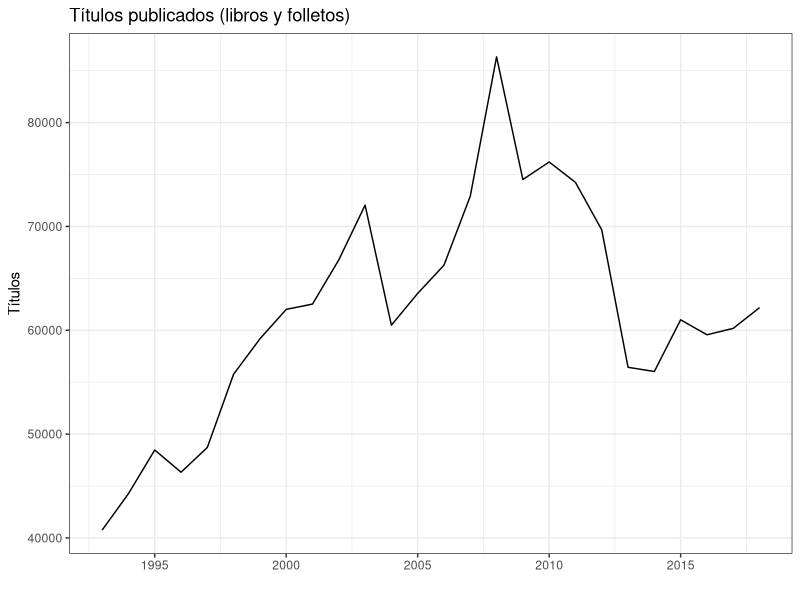
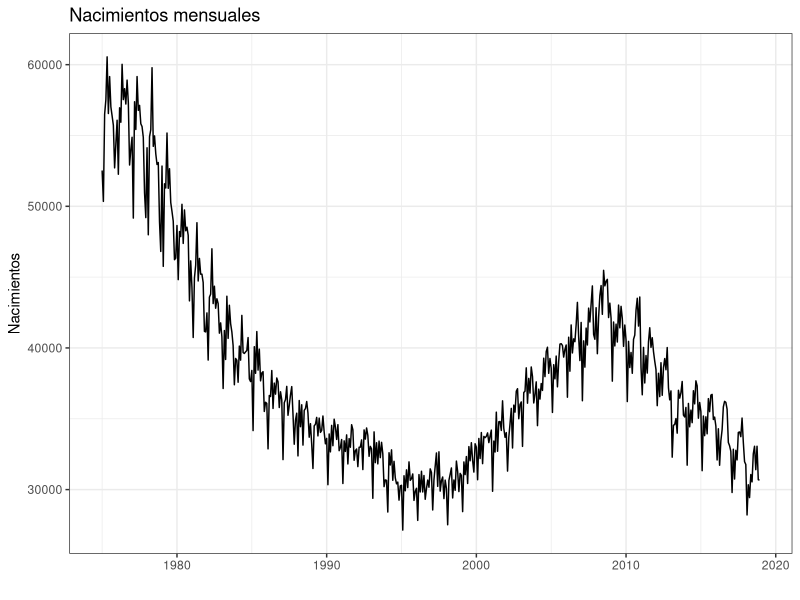
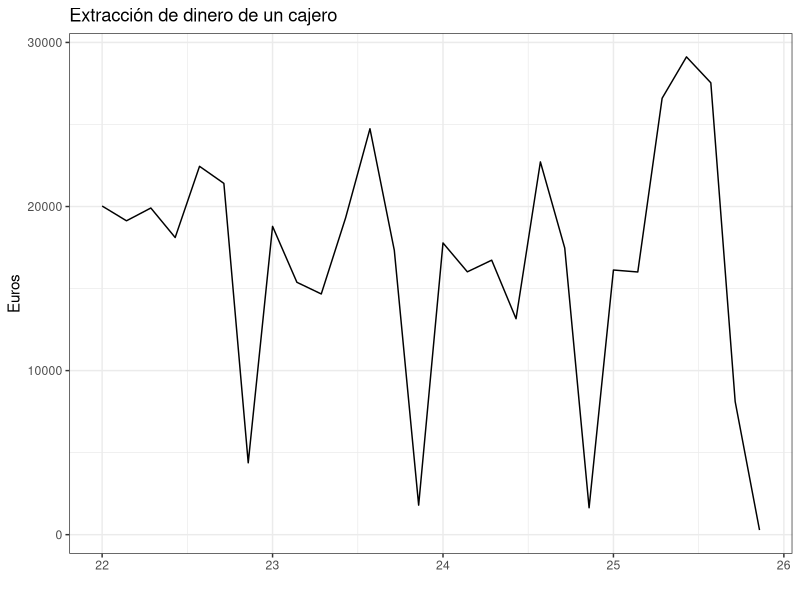
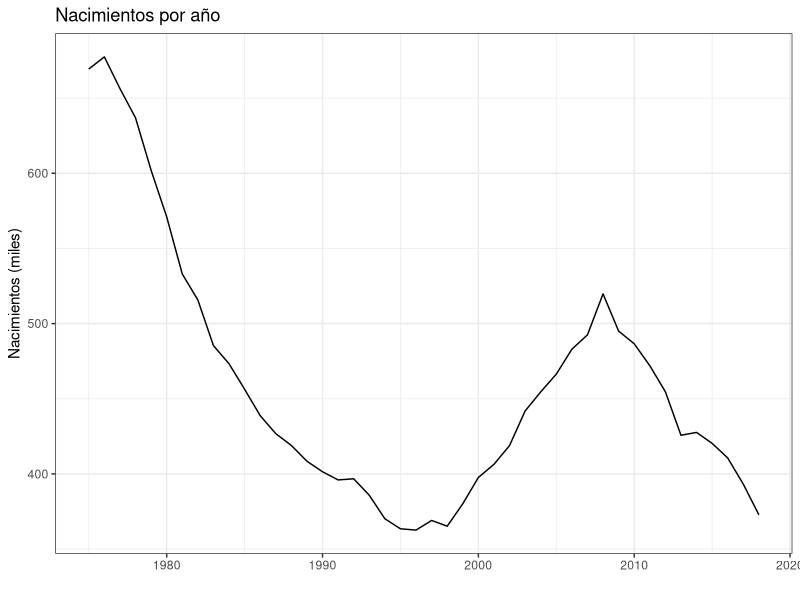
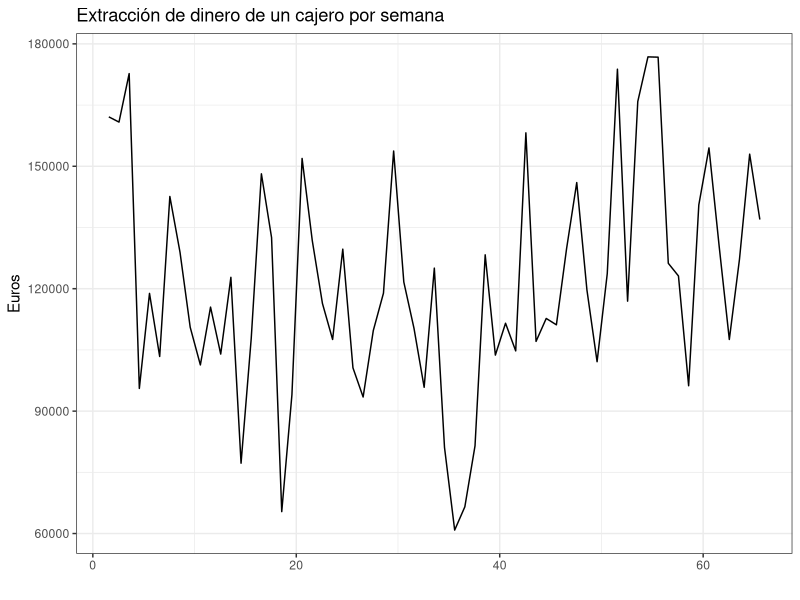
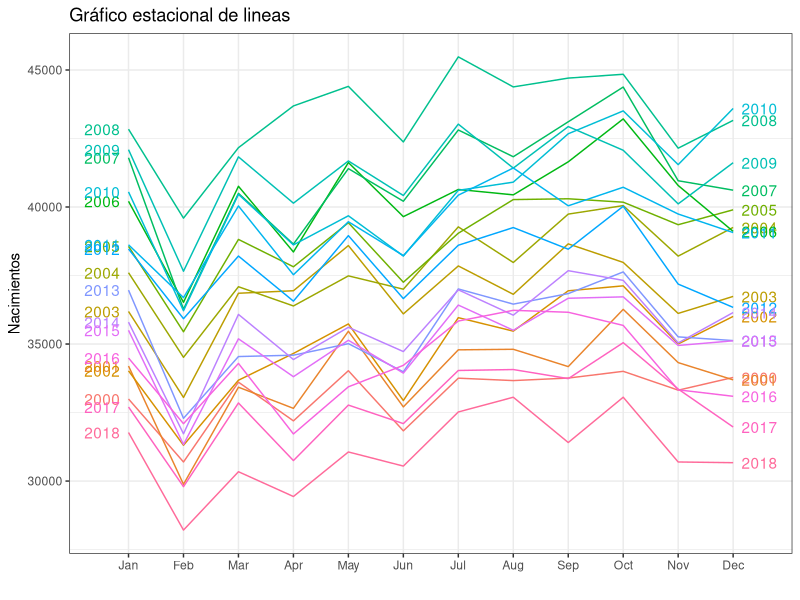
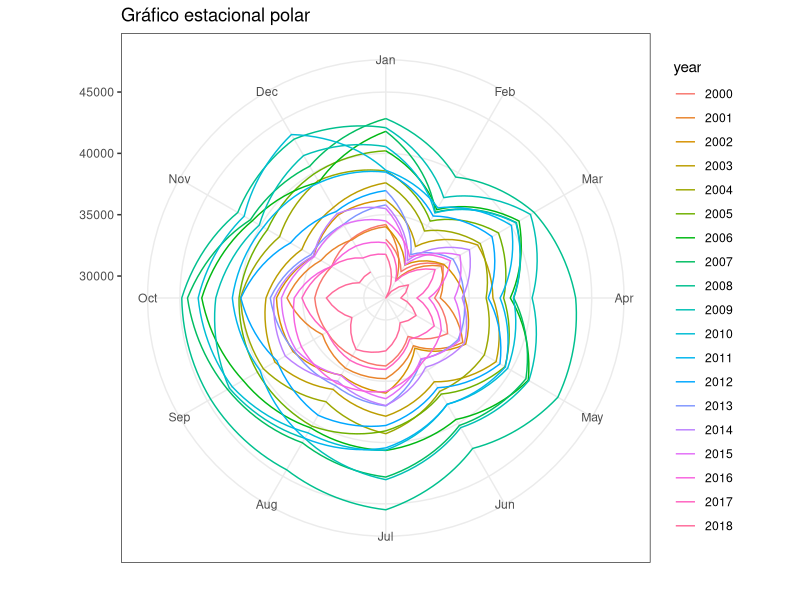
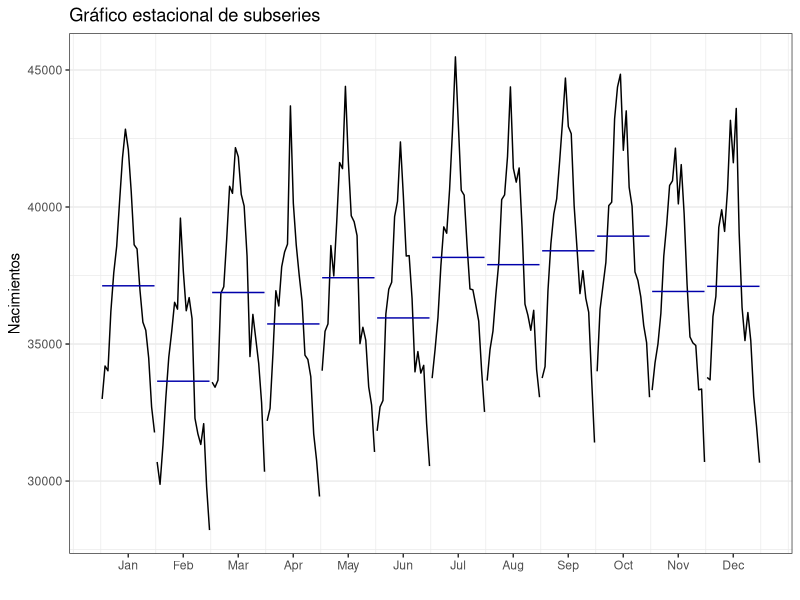

Recreate these plots in R, in order.
#----------------------------------------------------------
# CODIGO TEMA 2
#----------------------------------------------------------
#
#
#
#----------------------------------------------------------
# Librerias
library(forecast)
library(ggplot2); theme_set(theme_bw())
#----------------------------------------------------------
#
#
#
#----------------------------------------------------------
# Importamos series
#----------------------------------------------------------
# Libros
libros <- read.csv2("./series/libros.csv", 
                    header = TRUE)

libros <- ts(libros[, 2], 
             start = 1993, 
             frequency  = 1)

autoplot(libros,
         xlab = "",
         ylab = "Títulos",
         main = "Títulos publicados (libros y folletos)")

# Nacimientos
nacimientos <- read.csv2("./series/nacimientos.csv", 
                         header = TRUE)
nacimientos <- ts(nacimientos[, 2],
                  start = c(1975, 1),
                  frequency = 12)

autoplot(nacimientos,
         xlab = "",
         ylab = "Nacimientos",
         main = "Nacimientos mensuales")

start(nacimientos)
end(nacimientos)
frequency(nacimientos)
time(nacimientos)
cycle(nacimientos)

# Sucursal
sucursal <- read.table("./series/sucursal.csv", 
                       header = TRUE)

sucursal <- ts(sucursal, 
               start = c(1, 5), 
               freq = 7)

sucursalb <- window(sucursal, start = c(22, 1), end = c(25, 7))

autoplot(sucursalb,
         xlab = "",
         ylab = "Euros",
         main = "Extracción de dinero de un cajero") + 
  scale_x_continuous(breaks= 22:26, labels = 22:26) 
#----------------------------------------------------------
#
#
#
#----------------------------------------------------------
# Tendencia
#----------------------------------------------------------
# Extracción de la tendencia
nacimientosAnual <- aggregate(nacimientos, FUN = sum)

autoplot(nacimientosAnual/1000,
         xlab = "",
         ylab = "Nacimientos (miles)",
         main = "Nacimientos por año")

sucursalAnual <- aggregate(sucursal,FUN = sum)

autoplot(sucursalAnual,
         xlab = "",
         ylab = "Euros",
         main = "Extracción de dinero de un cajero por semana")
#----------------------------------------------------------
#
#
#
#----------------------------------------------------------
# Estacionalidad
#----------------------------------------------------------
# Graficas
nacimientosb <- window(nacimientos, start = 2000)

ggseasonplot(nacimientosb, 
             year.labels=TRUE, 
             year.labels.left=TRUE,
             xlab = "",
             ylab = "Nacimientos",
             main = "Gráfico estacional de lineas")

ggseasonplot(nacimientosb, polar=TRUE,
             xlab = "",
             ylab = "",
             main = "Gráfico estacional polar")

ggsubseriesplot(nacimientosb) +
  ylab("Nacimientos") +
  xlab("") +
  ggtitle("Gráfico estacional de subseries")

# Componente numerica
componenteEstacional <- tapply(nacimientosb/mean(nacimientosb), 
                               cycle(nacimientosb), 
                               FUN = mean)
componenteEstacional
#----------------------------------------------------------
#
#
#
#----------------------------------------------------------
# Descomposición por medias móviles
#----------------------------------------------------------
#Esquema aditivo
nacDesAdi <- decompose(nacimientos, 
                       type = "addi")

autoplot(nacDesAdi,
         xlab = "",
         main = "Descomposición aditiva de Nacimientos por medias móviles")

summary(nacimientos - trendcycle(nacDesAdi) - seasonal(nacDesAdi) - remainder(nacDesAdi))

autoplot(nacimientos, series="Nacimientos",
         xlab = "",
         ylab = "Nacimientos",
         main = "Nacimientos en España: serie y tendencia") +
  autolayer(trendcycle(nacDesAdi), series="Tendencia") +
  scale_colour_manual(values=c("Nacimientos"="black","Tendencia"="red"),
                      breaks=c("Nacimientos","Tendencia"))

nacDesAdi$figure
sum(nacDesAdi$figure)

ggplot() +
  geom_line(aes(x = 1:12, y = nacDesAdi$figure)) + 
  geom_hline(yintercept = 0, colour = "blue", lty = 2) +
  ggtitle("Componente estacional de Nacimientos (esquema aditivo)") +
  xlab("") +
  ylab("Componente estacional") +
  scale_x_continuous(breaks= 1:12, 
                     labels = c("Ene", "Feb", "Mar", "Abr", "May", "Jun", 
                                "Jul", "Ago", "Sep", "Oct", "Nov", "Dic")) 


# Esquema multiplicativo
nacDesMul <- decompose(nacimientos, 
                       type = "mult")
autoplot(nacDesMul,
         xlab = "",
         main = "Descomposición multiplicativa de Nacimientos por medias móviles")

nacDesMul$figure
sum(nacDesMul$figure)

ggplot() +
  geom_line(aes(x = 1:12, y = componenteEstacional, colour = "black")) + 
  geom_line(aes(x = 1:12, y = nacDesMul$figure, colour = "red")) + 
  geom_hline(yintercept = 1, colour = "blue", lty = 2) +
  ggtitle("Componente estacional de Nacimientos") +
  xlab("") +
  ylab("Efecto estacional") +
  scale_x_continuous(breaks= 1:12, 
                     labels = c("Ene", "Feb", "Mar", "Abr", "May", "Jun", 
                                "Jul", "Ago", "Sep", "Oct", "Nov", "Dic")) +
  scale_color_discrete(name = "Componente estacional", 
                       labels = c("Descriptiva simple", "Medias móviles")) +
  theme(legend.position=c(0.98,0.02), legend.justification=c(1,0))
#----------------------------------------------------------
#
#
#
#----------------------------------------------------------
# Descomposición por regresiones locales ponderadas
#----------------------------------------------------------
nacStl <- stl(nacimientos, 
              s.window = "periodic",
              robust = TRUE)

head(nacStl$time.series)

autoplot(nacStl,
         xlab = "",
         main = "Descomposición de Nacimientos por regresores locales ponderados")

head(seasonal(nacStl), 12)
sum(head(seasonal(nacStl), 12))

# Estacionalidad no fija
nacStl17 <- stl(nacimientos, 
                s.window = 17,
                robust = TRUE)

xx <- window(seasonal(nacStl), start = 1995, end = 2005 - 1/12)
yy <- window(seasonal(nacStl17), start = 1995, end = 2005 - 1/12)
autoplot(xx, series="s.window = 'periodic'",
         ylab = "Componente estacional",
         main = "Componente estacional para Nacimientos") +
  autolayer(yy, series="s.window = 17") +
  scale_colour_manual(values=c("s.window = 'periodic'"="black","s.window = 17"="red"))

